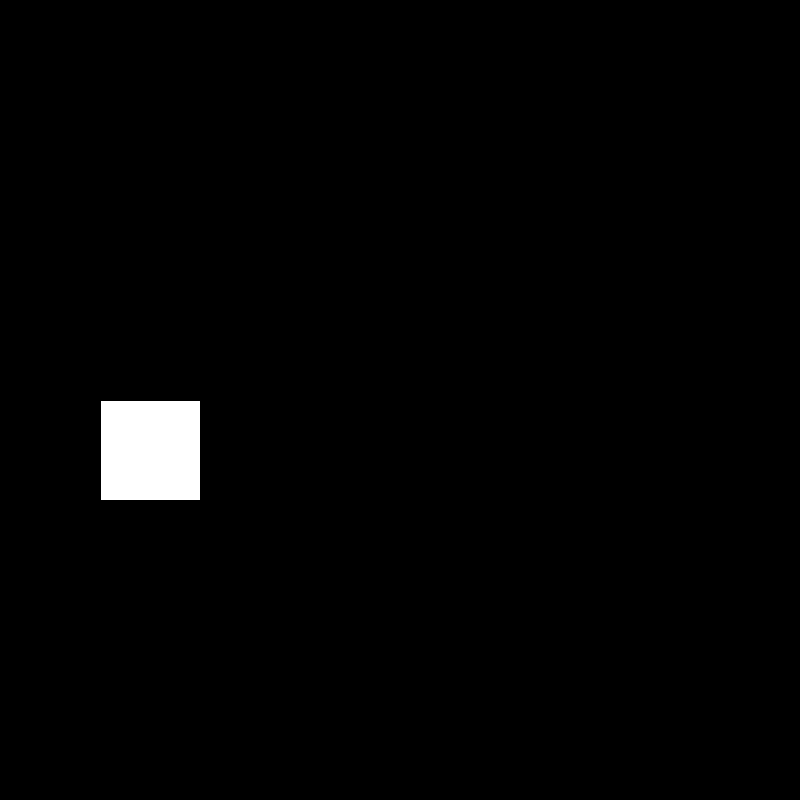
Frame 1 (no input)
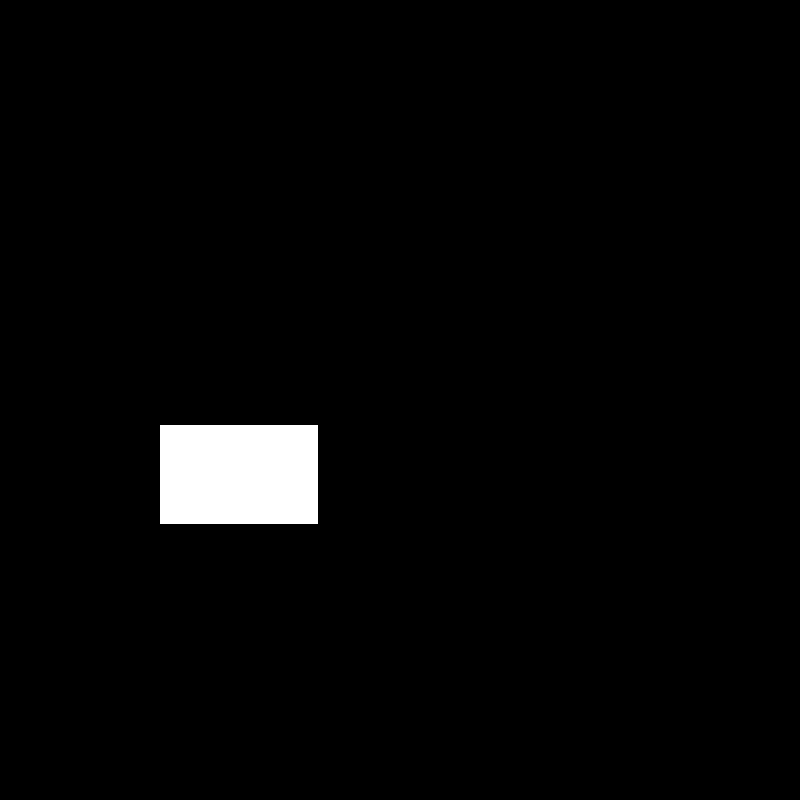
Frame 60 (the mouse pressed at the canvas centre just before this capture)
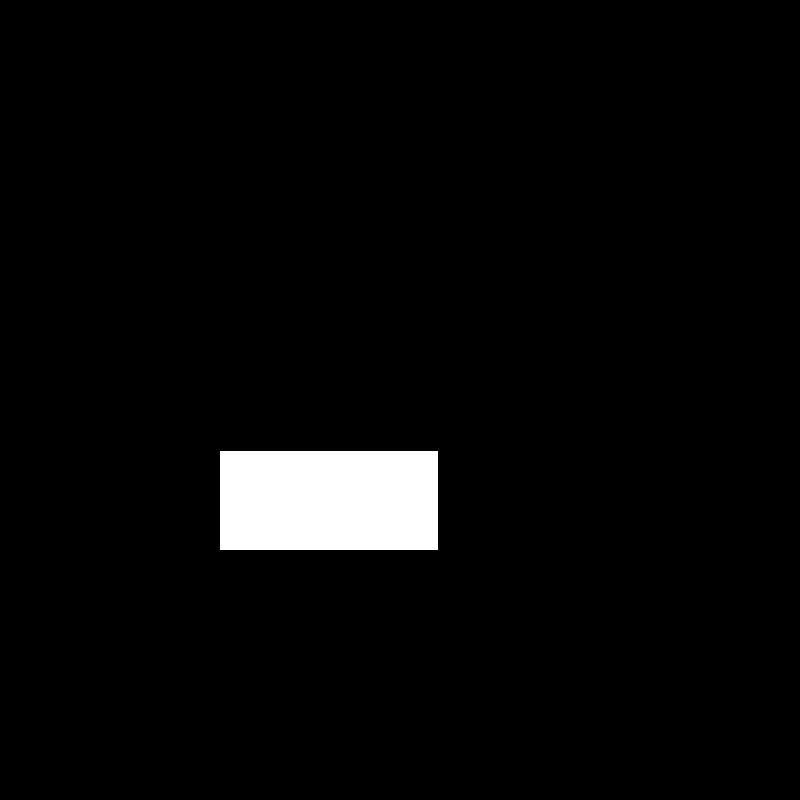
Frame 120 (the mouse held since frame 60 and released just before this capture)

The Processing sketch that drew these frames (run headless with seeded random() and noise(); from frame 60 on, the mouse is pressed at the canvas centre):

// Processing sketch: week4_translateRect
// ── week4_translateRect.pde
float xPos = 100;
float yPos = 400;
int rectWidth = 100;
int rectHeight = 100;

void setup(){
  size(800,800);  
}

void draw(){
  background(0,0,0);
  rect(xPos,yPos,rectWidth,rectHeight);
  xPos = xPos + 1;
  yPos = yPos * 1.001;
  
  rectWidth = rectWidth + 1;
}
